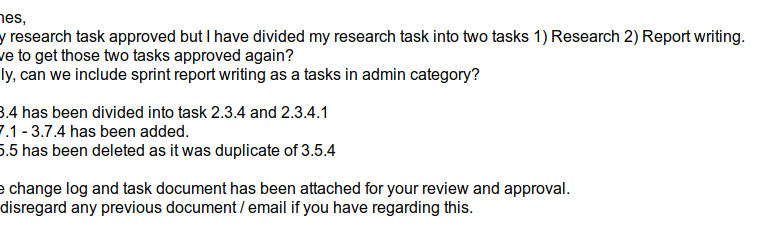
#> input picture Prototype_code/TextDetection/img.png, 766 x 234 px
$ python detect_text.py   (older library calls are emulated)
#> lines starting #> are read from the running program, lines starting #| are printed output that depends on the picture; after the words box and inside, x2 and y2 are one past the last pixel; in counts of white or black regions, pixels touching at a corner belong together
#> further down, img is the input picture: shape (234, 766, 3); mean B, G, R 238.5, 238.5, 238.4
import cv2
import numpy as np


# This method performs finishing work and removes the bounds that were not caught by the line thresh hold
# while merging. Although this method has three for loops but it is not very expensive because we have already
# merged the most of the bounds.
# This method does not cover all the cases of one bound being inside another bound. It only checks for top left
# corner and bottom right corner. This covers more than 90% for our purpose.
# Some of the potential cases could be checking if top left corner and top right corner is inside another bound
# or bottom left corner and bottom right corner is inside another bound or based on some proportion of area etc.
def remove_inside_bounds(b_list):
    processed_bounds = list()
    for b in b_list:
        top_in = False
        bot_in = False
        x1, y1, x2, y2 = b

        # check if top left corner is inside another bound
        for bdr in b_list:
            topx1, topy1, botx1, boty1 = bdr
            if topx1 < x1 < botx1:
                if topy1 <= y1 < boty1:
                    top_in = True
                    break

        # check if bottom right corner is inside another bound
        for bdr in b_list:
            topx1, topy1, botx1, boty1 = bdr
            if topx1 < x2 < botx1:
                if topy1 < y2 <= boty1:
                    bot_in = True
                    break

        inside = top_in and bot_in
        if not inside:
            processed_bounds.append(b)
    return processed_bounds


def read_text(im):

    # IMAGE PRE PROCESSING
    gray = cv2.cvtColor(im, cv2.COLOR_BGR2GRAY)  # convert image to gray scale
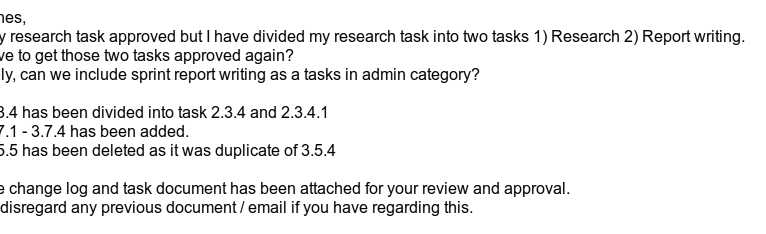
#> gray: shape (234, 766); min 0, max 255, mean 238.5
    gray_mask = cv2.inRange(gray, 100, 255)  # change all pixels below 100 to 0 and above 100 to 255
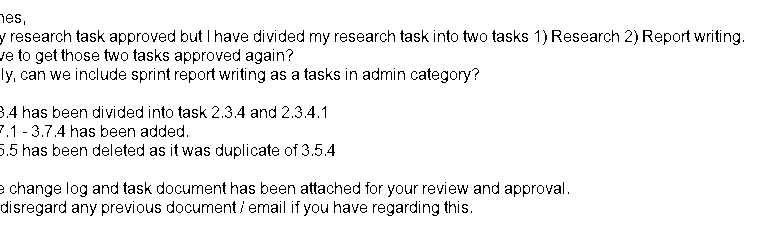
#> gray_mask: shape (234, 766); 94.5% white; black in thin lines or dots, all inside (x1, y1, x2, y2) = (0, 14, 744, 216)
    mask = cv2.inRange(gray_mask, 0, 127)  # change white background to black and black text to white

    _, contours, _ = cv2.findContours(mask, cv2.RETR_TREE, cv2.CHAIN_APPROX_NONE)  # find all the contours
#> contours = 594 contours, 355 with area under 20; largest, box (x1, y1, x2, y2) and area: (643, 30, 653, 42) 50, (552, 30, 562, 42) 50, (432, 204, 439, 216) 46, (387, 204, 394, 216) 46, (36, 204, 43, 216) 46

    # this is the white background of the same size as original image. We will use this image to draw all the
    # contours on to it
    mask2 = np.ones(im.shape, np.uint8) * 255
    for cnt in contours:
        cv2.drawContours(mask2, [cnt], -1, (0, 0, 0), -1)  # draw all the contours in black color on white background
#> this loop made 594 passes
#> cnt on pass 1: [[471, 211], [471, 212]]
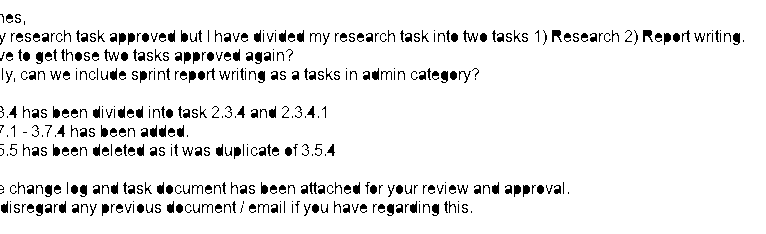
#> mask2: shape (234, 766, 3); 92.8% white; 431 black regions (126 under 20 px), largest, box (x1, y1, x2, y2) and area: (552, 30, 562, 42) 74, (643, 30, 653, 42) 74, (733, 33, 740, 45) 65

    kernel = np.ones((5, 5), np.uint8)  # kernel to perform morphological operation on contours

    opening = cv2.morphologyEx(mask2, cv2.MORPH_OPEN, kernel)  # close small openings in the contours by growing them
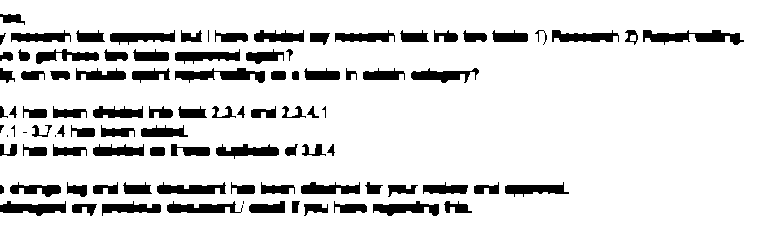
#> opening: shape (234, 766, 3); 86.9% white; 97 black regions (8 under 20 px), largest, box (x1, y1, x2, y2) and area: (643, 30, 744, 45) 823, (175, 68, 265, 83) 742, (0, 201, 66, 216) 592

    gray_op = cv2.cvtColor(opening, cv2.COLOR_BGR2GRAY)  # convert to gray image to perform thresh holding

    # change all pixels below 150 to 0 and above 150 to 255. We are performing this operation because we want to find
    # all the contours in next step
    _, threshold_op = cv2.threshold(gray_op, 150, 255, cv2.THRESH_BINARY_INV)
#> threshold_op: shape (234, 766); 13.1% white; 97 white regions (8 under 20 px)

    # find all the contours again. Because we have closed small gaps in contours with morphology. We hope to get
    # better results and we will get all the contours that are not broken
    _, contours_op, _ = cv2.findContours(threshold_op, cv2.RETR_TREE, cv2.CHAIN_APPROX_NONE)
#> contours_op = 98 contours, 10 with area under 20; largest, box (x1, y1, x2, y2) and area: (643, 30, 744, 45) 691, (175, 68, 265, 83) 624, (0, 201, 66, 216) 513, (373, 201, 439, 216) 494, (216, 144, 279, 159) 469

    bounds_list = list()

    # Go through all the contours. If the contour area is more than 10 then make a bounding box around the contour
    # and add top left corner x, y and bottom right corner x, y coordinates to the bounding list
    for cnt in contours_op:
        if cv2.contourArea(cnt) > 10:
            rect = cv2.minAreaRect(cnt)  # calculate rectangle around the contour
            box = cv2.boxPoints(rect)  # convert the rectangle into box
            a, b, c, d = np.int0(box)  # convert floating points to integers
            bound = [a, b, c, d]  # change the points to list

            # change list to numpy array for vectorize operations to avoid for loops to go through the points list
            bound = np.array(bound)

            x1, y1 = (bound[:, 0].min(), bound[:, 1].min())  # minimum x and y are the coordinates of top left corner
            x2, y2 = (bound[:, 0].max(), bound[:, 1].max())  # maximum x and y are the coordinates of bottom right
            bounds_list.append((x1, y1, x2, y2))  # collect those points into bounds_list for further processing
#> this loop made 98 passes
#> (rect, box, bound, x1, y1, x2, y2) on passes 9, 10, 11, 13: (((204.5, 206.5), (11, 75), -90), [[242, 212], [167, 212], [167, 201], [242, 201]], [[241, 212], [166, 212], [166, 201], [241, 201]], 166, 201, 241, 212), (((130.9, 207.3), (58.45, 12.35), -3.01), [[102, 215], [101.4, 202.7], [159.7, 199.6], [160.4, 211.9]], [[101, 215], [101, 202], [159, 199], [160, 211]], 101, 199, 160, 215), (((32.5, 208), (14, 65), -90), [[65, 215], [-4.29e-16, 215], [0, 201], [65, 201]], [[65, 215], [0, 215], [0, 201], [65, 201]], 0, 201, 65, 215), (((1.5, 189), (8, 3), -90), [[3, 193], [-2.45e-16, 193], [0, 185], [3, 185]], [[3, 193], [0, 193], [0, 185], [3, 185]], 0, 185, 3, 193)
#> (rect, bound, x1, y1, x2, y2) on passes 1 to 6: (((315.5, 209.5), (11, 23), -90), [[327, 215], [304, 215], [304, 204], [327, 204]], 304, 204, 327, 215), (((84, 209.5), (11, 24), -90), [[96, 215], [72, 215], [72, 204], [96, 204]], 72, 204, 96, 215), (((457.5, 206.5), (11, 27), -90), [[471, 212], [444, 212], [444, 201], [471, 201]], 444, 201, 471, 212), (((405.5, 208), (14, 65), -90), [[438, 215], [373, 215], [373, 201], [438, 201]], 373, 201, 438, 215), (((350, 206.5), (11, 32), -90), [[366, 212], [334, 212], [334, 201], [366, 201]], 334, 201, 366, 212), (((295.5, 206.5), (11, 7), -90), [[299, 212], [292, 212], [292, 201], [299, 201]], 292, 201, 299, 212)

    # COMBINE BOUNDS THAT ARE ON SAME LINE
    same_line_threshold = 10.0  # y coordinate thresh hold to be considered on same line
    b_array = np.array(bounds_list)
    start_y = b_array[:, 1].min()
    line_list = list()

    # start with the minimum y coordinate that is supposed to be the first line and using vectorize operation of
    # numpy collect all the bounds that are on same line
    # This while loop is not very expensive because it just iterates equal to the number of lines in the image
    while start_y is not None:
        # The main task of iterating through the whole list of bounds is done by this line of code. Instead of
        # using for loop we are using vectorize operation which much faster than the for loop
        same_line_indices = np.where(b_array[:, 1] <= start_y + same_line_threshold)

        line_list.append(b_array[same_line_indices])  # collect all the bounds that are on one line in line_list
        b_array = np.delete(b_array, same_line_indices, axis=0)  # delete the collected bounds from the main list
        try:
            start_y = b_array[:, 1].min()  # set start_y for next line
        except ValueError:
            break
#> this loop made 9 passes

    # MERGE ALL THE BOUNDS OF SAME LINE INTO ONE
    processed_bounds = list()

    # This for loop is also not very expensive because it just iterates equal to the number of lines in the image
    for line in line_list:
        # The main task of iterating through the all the bounds of same line is done through vectorization
        x1, y1 = line[:, 0].min(), line[:, 1].min()
        x2, y2 = line[:, 2].max(), line[:, 3].max()
        processed_bounds.append((x1, y1, x2, y2))
#> this loop made 9 passes
#> line on pass 1: [[0, 12, 24, 24]]

    # REMOVE SMALL BOUNDS THAT ARE INSIDE BIGGER BOUNDS
    # This method performs finishing work and removes the bounds that were not caught by the line thresh hold
    # while merging
    processed_bounds = remove_inside_bounds(processed_bounds)
#> the loop in remove_inside_bounds, `for b in b_list:` made 9 passes
#> b on passes 1 to 9: (0, 12, 24, 24), (-3, 27, 743, 45), (0, 46, 294, 64), (0, 66, 478, 82), (0, 105, 321, 119), (32, 124, 187, 136), (0, 143, 337, 158), (0, 181, 568, 197), (0, 199, 471, 215)
    return processed_bounds  # final list of bounds. Each bound encloses the each line of text on the image


# START THE PROGRAM
if __name__ == '__main__':
    img = cv2.imread('./img.png')  # read image
    original_img = np.copy(img)
    list_of_lines = read_text(img)  # detect text lines

    # draw a boundary in green color based on the detected text bounds
    for each_line in list_of_lines:
        topx, topy, botx, boty = each_line
        roi = img[topy + 1: boty, topx + 1: botx]  # region of interest on image
        cv2.rectangle(img, (topx, topy), (botx, boty), (0, 255, 0), 1)  # draw the boundary
#> this loop made 9 passes
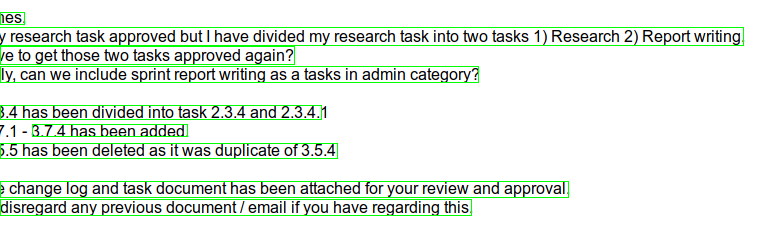
#> img: shape (234, 766, 3); 3.93% of pixels changed, all inside (x1, y1, x2, y2) = (0, 12, 744, 216)

    # display the image
    cv2.imshow('Original image (Left), Detected text (Right)', np.hstack((original_img, img)))
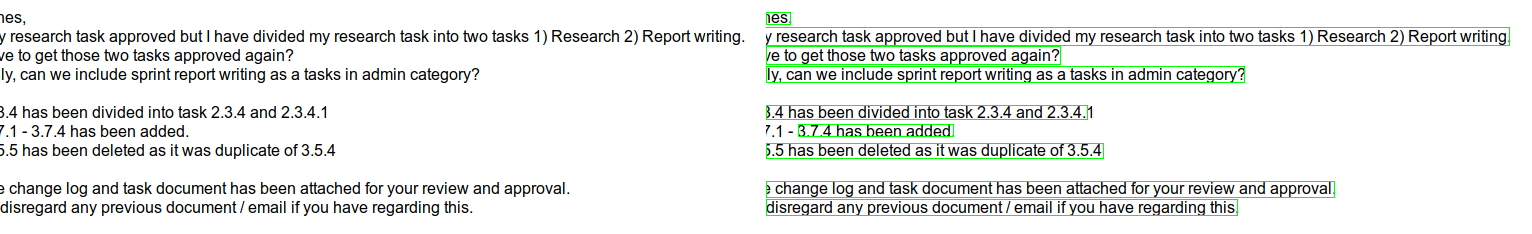
#> window 'Original image (Left), Detecte': shape (234, 1532, 3); mean B, G, R 233.6, 238.6, 233.5
    cv2.waitKey(0)
    cv2.destroyAllWindows()
